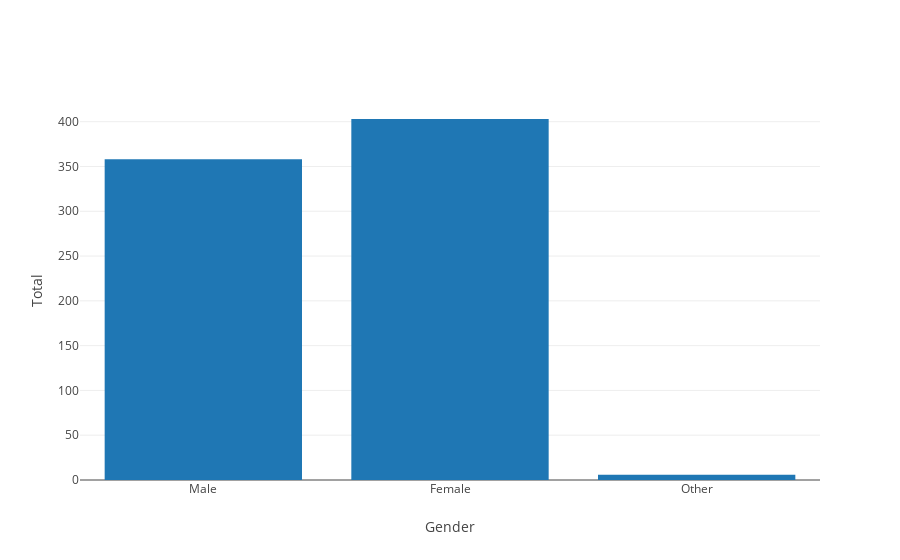

Notebook source saved alongside this figure:
### Code cell
display(data_complete_en['Gender'].describe())
display(data_complete_en['Gender'].value_counts().sort_index())

labels_gender = ['Male', 'Female', 'Other']
tickvals_gender = ['0', '1', '2']

data1 = [go.Bar(x=data_complete_en['Gender'].unique(),
               y=data_complete_en['Gender'].value_counts().sort_index(),
               name='Gender')]
layout1 = go.Layout(
    xaxis=go.layout.XAxis(
        ticktext=labels_gender,
        tickvals=tickvals_gender,
        title='Gender'
    ),
    yaxis=go.layout.YAxis(
        title="Total"),
    bargap=0.2,
)
fig1 = go.Figure(data=data1, layout=layout1)
iplot(fig1)
plt.show()

### Figure 1 — Plotly figure (JSON) as saved in the notebook; plotly's stock layout.template omitted (floating-point values rounded to 4 significant figures)
{"data": [{"name": "Gender", "type": "bar", "uid": "597977cc-c22e-4c8e-b6c5-b8253c01a99c", "x": [0, 1, 2], "y": [358, 403, 6]}], "layout": {"bargap": 0.2, "xaxis": {"ticktext": ["Male", "Female", "Other"], "tickvals": ["0", "1", "2"], "title": {"text": "Gender"}}, "yaxis": {"title": {"text": "Total"}}}}
